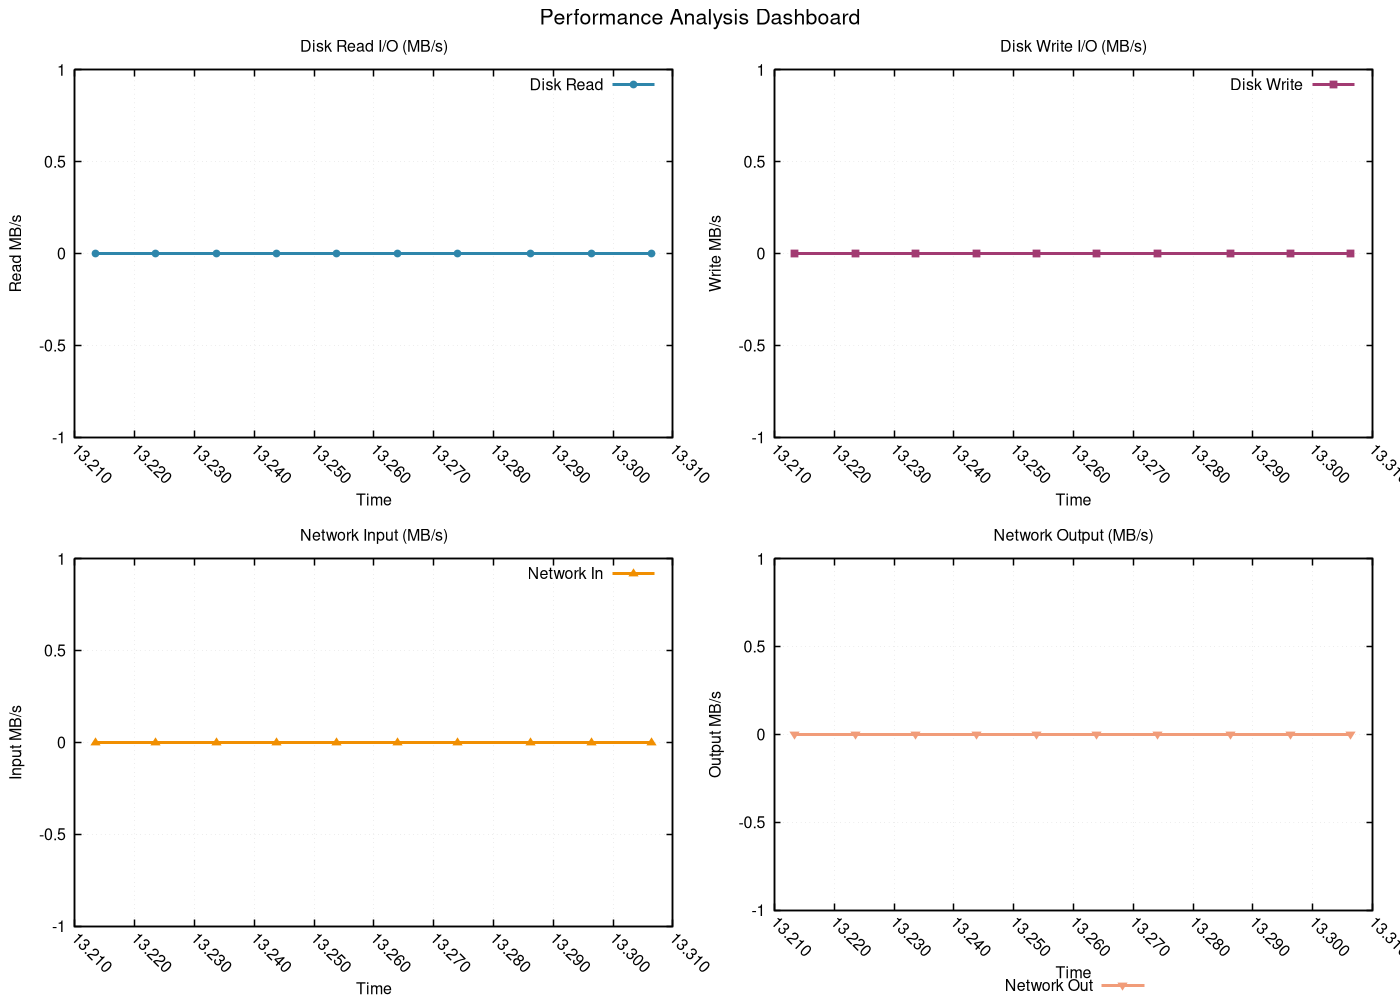

Recreate this plot in gnuplot.
# GNUplot script for performance metrics
set terminal pngcairo enhanced font 'Helvetica,12' size 1400,1000
set output 'png/bubble_sort_20260131_225833_resources.png'

set multiplot layout 2,2 title 'Performance Analysis Dashboard' font 'Helvetica,16'
set style line 1 lc rgb '#2E86AB' lt 1 lw 3 pt 7 ps 0.8
set style line 2 lc rgb '#A23B72' lt 1 lw 3 pt 5 ps 0.8
set style line 3 lc rgb '#F18F01' lt 1 lw 3 pt 9 ps 0.8
set style line 4 lc rgb '#F19C79' lt 1 lw 3 pt 11 ps 0.8
set style line 5 lc rgb '#0ABB9F' lt 1 lw 3 pt 13 ps 0.8

set format x "%.3f"
set xtics rotate by -45
set autoscale x

set title 'Disk Read I/O (MB/s)'
set xlabel 'Time'
set ylabel 'Read MB/s'
set grid linestyle 1 lc rgb '#D3D3D3' lt 0 lw 1
set border linewidth 1.5
plot 'png/bubble_sort_20260131_225833_resources.dat' using 1:4 with linespoints ls 1 title 'Disk Read'
set title 'Disk Write I/O (MB/s)'
set xlabel 'Time'
set ylabel 'Write MB/s'
set grid linestyle 1 lc rgb '#D3D3D3' lt 0 lw 1
set border linewidth 1.5
plot 'png/bubble_sort_20260131_225833_resources.dat' using 1:5 with linespoints ls 2 title 'Disk Write'
set title 'Network Input (MB/s)'
set xlabel 'Time'
set ylabel 'Input MB/s'
set grid linestyle 1 lc rgb '#D3D3D3' lt 0 lw 1
set border linewidth 1.5
plot 'png/bubble_sort_20260131_225833_resources.dat' using 1:6 with linespoints ls 3 title 'Network In'
set title 'Network Output (MB/s)'
set xlabel 'Time'
set ylabel 'Output MB/s'
set grid linestyle 1 lc rgb '#D3D3D3' lt 0 lw 1
set border linewidth 1.5
set key outside center bottom horizontal
plot 'png/bubble_sort_20260131_225833_resources.dat' using 1:7 with linespoints ls 4 title 'Network Out'
unset multiplot
